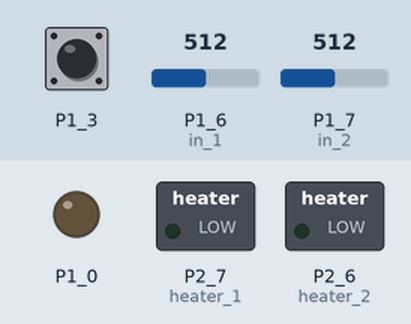
The sketch below on a simulated TI MSP430 LaunchPad. On the bench: switched loads named in the sketch (green lamp = pin HIGH), output pins drawn as LEDs (lit = HIGH). The inputs (shaded band) are chosen by the test bench; at power-on: P1_3 HIGH, P1_6 (in_1) = 512, P1_7 (in_2) = 512. What the sketch prints to the serial monitor is not drawn.

Above: at 1.2 s.
1.3 s: P1_3 pulled LOW for 0.15 s
At 1.4 s:
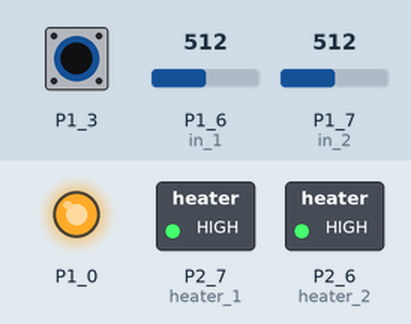
3.0 s: P1_3 pulled LOW for 3.2 s
At 7.2 s:
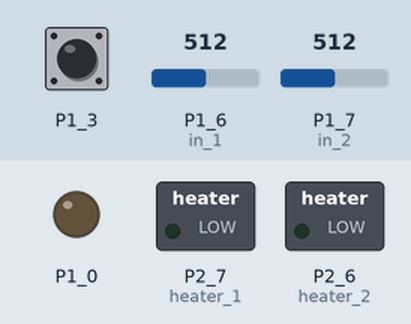
Timing chart, 0 to 8.7 s (numbered marks = the images above; inputs shaded):
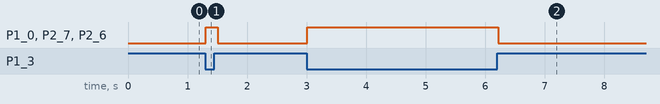

The sketch:

sketch_apr17c.ino
```cpp
int heater_1=18;
int heater_2=19;

int in_1=14;
int in_2=15;
void setup()
{
pinMode (heater_1, OUTPUT);
pinMode (heater_2, OUTPUT);
pinMode (RED_LED, OUTPUT);
pinMode(PUSH2, INPUT_PULLUP);
pinMode(in_1, INPUT);
pinMode(in_2                                        , INPUT);
Serial.begin(9600);
}

void loop()
{
  int set_out = digitalRead(PUSH2);
if (set_out){
digitalWrite(heater_1,0);
digitalWrite(heater_2,0);
digitalWrite(RED_LED,0);

}
else{
digitalWrite(heater_1,1);
digitalWrite(heater_2,1);
digitalWrite(RED_LED,1);
}

  delay(100);

Serial.print(analogRead(in_1));
Serial.print("..");
Serial.println(analogRead(in_2));
}
```

Measured:
- after the input at 1.3 s, P1_0, P2_7 (heater_1), P2_6 (heater_2): LOW → HIGH at once, → LOW 0.20 s later
- after the input at 3.0 s, P1_0, P2_7 (heater_1), P2_6 (heater_2): LOW → HIGH at once, → LOW 3.2 s later
